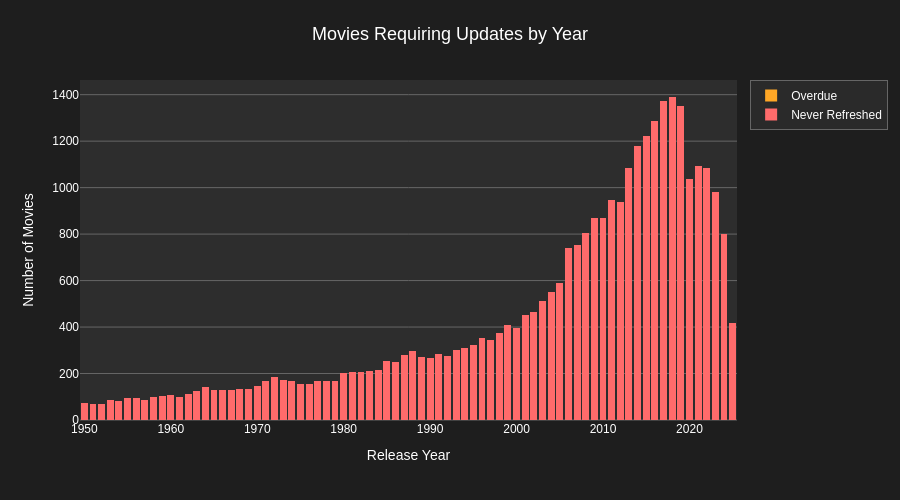

The notebook cell this image was saved under:
### Code cell
# Visualize update requirements
if len(update_df) > 0 and update_df['movies_due_for_update'].sum() > 0:
    # Filter to years with updates needed
    plot_df = update_df[update_df['movies_due_for_update'] > 0].copy()

    if len(plot_df) > 0:
        fig = go.Figure()

        fig.add_trace(go.Bar(
            x=plot_df['release_year'],
            y=plot_df['never_refreshed'],
            name='Never Refreshed',
            marker_color=COLOR_ERROR
        ))

        fig.add_trace(go.Bar(
            x=plot_df['release_year'],
            y=plot_df['overdue'],
            name='Overdue',
            marker_color=COLOR_WARNING
        ))

        fig.update_layout(
            title='Movies Requiring Updates by Year',
            xaxis_title='Release Year',
            yaxis_title='Number of Movies',
            barmode='stack',
            height=500,
            hovermode='x unified'
        )

        fig.show()
    else:
        print("No movies currently need updates.")
else:
    print("✅ No updates needed - database is current!")

### Figure 1 — Plotly figure (JSON) as saved in the notebook; plotly's stock layout.template omitted (floating-point values rounded to 4 significant figures)
{"data": [{"marker": {"color": "#ff6b6b"}, "name": "Never Refreshed", "type": "bar", "x": [2025, 2024, 2023, 2022, 2021, 2020, 2019, 2018, 2017, 2016, 2015, 2014, 2013, 2012, 2011, 2010, 2009, 2008, 2007, 2006, 2005, 2004, 2003, 2002, 2001, 2000, 1999, 1998, 1997, 1996, 1995, 1994, 1993, 1992, 1991, 1990, 1989, 1988, 1987, 1986, 1985, 1984, 1983, 1982, 1981, 1980, 1979, 1978, 1977, 1976, 1975, 1974, 1973, 1972, 1971, 1970, 1969, 1968, 1967, 1966, 1965, 1964, 1963, 1962, 1961, 1960, 1959, 1958, 1957, 1956, 1955, 1954, 1953, 1952, 1951, 1950], "y": [419, 799, 983, 1083, 1092, 1038, 1353, 1390, 1371, 1285, 1222, 1179, 1086, 939, 945, 869, 868, 804, 751, 740, 590, 553, 512, 464, 450, 396, 409, 373, 346, 351, 323, 311, 303, 277, 285, 265, 273, 295, 278, 248, 253, 215, 213, 206, 208, 201, 168, 166, 169, 155, 154, 169, 171, 186, 170, 148, 135, 134, 129, 131, 128, 142, 125, 111, 98, 109, 105, 98, 85, 93, 95, 80, 86, 68, 68, 73]}, {"marker": {"color": "#ffa726"}, "name": "Overdue", "type": "bar", "x": [2025, 2024, 2023, 2022, 2021, 2020, 2019, 2018, 2017, 2016, 2015, 2014, 2013, 2012, 2011, 2010, 2009, 2008, 2007, 2006, 2005, 2004, 2003, 2002, 2001, 2000, 1999, 1998, 1997, 1996, 1995, 1994, 1993, 1992, 1991, 1990, 1989, 1988, 1987, 1986, 1985, 1984, 1983, 1982, 1981, 1980, 1979, 1978, 1977, 1976, 1975, 1974, 1973, 1972, 1971, 1970, 1969, 1968, 1967, 1966, 1965, 1964, 1963, 1962, 1961, 1960, 1959, 1958, 1957, 1956, 1955, 1954, 1953, 1952, 1951, 1950], "y": [0, 0, 0, 0, 0, 0, 0, 0, 0, 0, 0, 0, 0, 0, 0, 0, 0, 0, 0, 0, 0, 0, 0, 0, 0, 0, 0, 0, 0, 0, 0, 0, 0, 0, 0, 0, 0, 0, 0, 0, 0, 0, 0, 0, 0, 0, 0, 0, 0, 0, 0, 0, 0, 0, 0, 0, 0, 0, 0, 0, 0, 0, 0, 0, 0, 0, 0, 0, 0, 0, 0, 0, 0, 0, 0, 0]}], "layout": {"barmode": "stack", "height": 500, "hovermode": "x unified", "title": {"text": "Movies Requiring Updates by Year"}, "xaxis": {"title": {"text": "Release Year"}}, "yaxis": {"title": {"text": "Number of Movies"}}}}
